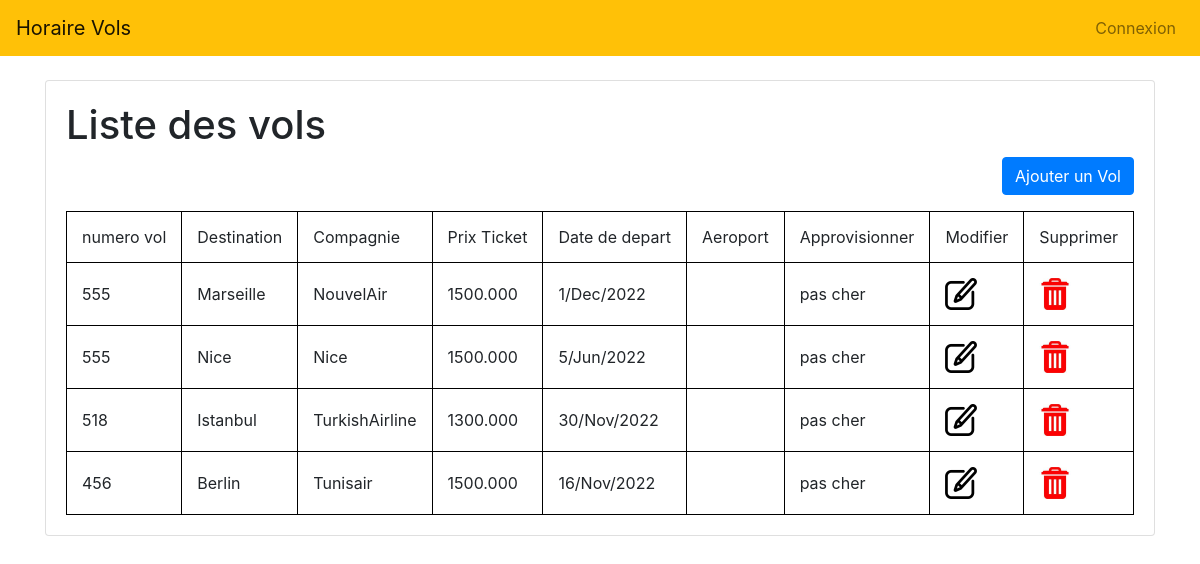
/vol/vols/, run on the app's committed database.
### vol/models.py (models this page shows, shortened)
class Liste(models.Model):
    destination=models.CharField(max_length=100)
    compagnie=models.CharField(max_length=100)
    prixTicket=models.FloatField()
    numVol=models.IntegerField()
    dateDepart=models.DateField()
    air=models.ForeignKey('Aeroport',on_delete=models.CASCADE,)

### vol/views.py (the view)
# urls.py: path('vols/', views.index, name='vols'),
def index(request):
    v = Liste.objects.all().values()
    air=Aeroport.objects.all().values()
    template = loader.get_template('accueil.html')
    context = {
        'v': v,
        'air':air,
    }
    return HttpResponse(template.render(context, request))

### vol/Templates/accueil.html
<html>
    {% load static %}
    <head>
        <link rel="stylesheet" href="{% static 'css/style.css' %}">
        <link rel="stylesheet" href="{% static 'css/bootstrap.min.css' %}">
        </head>
<body>
{% include "navBar.html" %}
<br>
<div class="container">
    <div class="card mb-6">
    <div class="card-body">
 <h1>Liste des vols</h1>
 <p align="right">
<a href="add_vol/" class="btn btn-primary">Ajouter un Vol</a>
</p>
 <table border="1">
 <thead>
 <tr>
 <td>numero vol</td>
 <td>Destination</td>
 <td>Compagnie</td>
 <td>Prix Ticket</td>
 <td>Date de depart</td>
 <td>Aeroport</td>
 <td>Approvisionner</td>
 <td>Modifier</td>
 <td>Supprimer</td>
 </tr>
 </thead>
 <tbody>
 {% for a in v reversed %}
 <tr>
 <td>{{ a.numVol }}</td>
 <td>{{ a.destination }}</td>
 <td>{{ a.compagnie }}</td>
 <td>{{ a.prixTicket | floatformat:3 }}</td>
 <td>{{ a.dateDepart | date:"j/M/Y"}}</td>
 <td>{{ c.nomAir}}</td>
 {% if a.prixTicket < 2000 %}
<td>
pas cher
</td>
{% else %}
<td>
 trop cher
</td>
 {% endif %}
<td><a href="update_vol/{{ a.id }}"><img height="32" width="32" src="{% static 'img/edit.png' %}"></a></td>
 <td><a href="del_vol/{{ a.id }}"> <img height="32" width="32" src="{% static 'img/delete.jfif' %}"></a></td>
 </tr>
 {% endfor %}
 </tbody>
 </table>
    </div>
    </div>
</div>
</body>
</html>

### vol/Templates/navBar.html (shortened to what this page needs)
 <nav class="navbar navbar-expand-sm navbar-light bg-warning">
    <a class="navbar-brand" href=""> Horaire Vols </a>
    <div class="collapse navbar-collapse">
    {% if request.user.is_authenticated %}
    <ul class="navbar-nav ml-auto" >
        <li class="nav-item">
         <a class="nav-link" href="#">[{{ request.session.username }}]</a>
        </li>
        <li class="nav-item">
        <a class="nav-link" href="{% url 'disconnect' %}">Déconnexion</a>
        </li>
    </ul>
    {% else %}
    <ul class="navbar-nav ml-auto" >
        <li class="nav-item">
         <a class="nav-link" href="{% url 'connect' %}">Connexion</a>
        </li>
        {% endif %}
         </ul>
    </div>
</nav>

### vol/static/css/style.css (style rules this page uses)
table, th, td { border: 1px solid black; border-collapse: collapse; padding: 15px; }

### data on the page
Liste: numVol "555", destination "Marseille", compagnie "NouvelAir", prixTicket "1500.000", dateDepart "1/Dec/2022", shows "pas cher"
Liste: numVol "555", destination "Nice", compagnie "Nice", prixTicket "1500.000", dateDepart "5/Jun/2022", shows "pas cher"
Liste: numVol "518", destination "Istanbul", compagnie "TurkishAirline", prixTicket "1300.000", dateDepart "30/Nov/2022", shows "pas cher"
Liste: numVol "456", destination "Berlin", compagnie "Tunisair", prixTicket "1500.000", dateDepart "16/Nov/2022", shows "pas cher"
